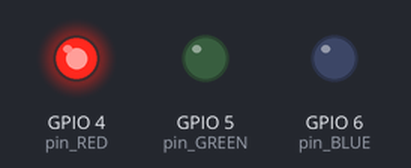
The program below on a simulated Raspberry Pi (BCM pin numbers). On the bench: output pins drawn as LEDs (lit = HIGH). At 60.0 s the program stops and its outputs stay as they are.

Above: at 0.2 s.
At 1.2 s:
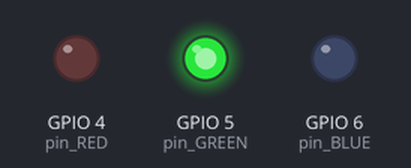
At 2.2 s:
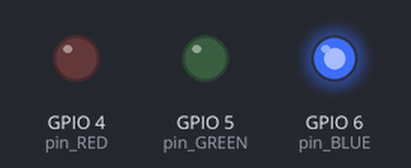
At 5.7 s:
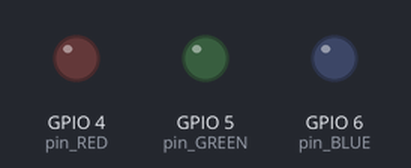
Timing chart, 0 to 6.9 s (numbered marks = the images above):
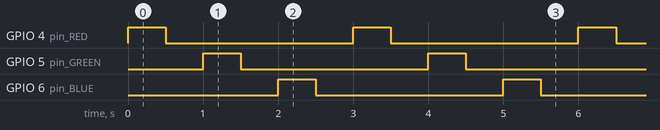

The program:

lswmission013001.py
```python
import RPi.GPIO as GPIO
import time

pin_RED = 4
pin_GREEN = 5
pin_BLUE = 6

GPIO.setmode(GPIO.BCM)
GPIO.setup(pin_RED, GPIO.OUT)
GPIO.setup(pin_GREEN, GPIO.OUT)
GPIO.setup(pin_BLUE, GPIO.OUT)

i = 0

for i in range(20):
	GPIO.output(pin_RED, 1)
	time.sleep(0.5)
	GPIO.output(pin_RED, 0)
	time.sleep(0.5)
	GPIO.output(pin_GREEN, 1)
	time.sleep(0.5)
	GPIO.output(pin_GREEN, 0)
	time.sleep(0.5)
	GPIO.output(pin_BLUE, 1)
	time.sleep(0.5)
	GPIO.output(pin_BLUE, 0)
	time.sleep(0.5)


GPIO.cleanup()
```

Measured:
- by itself, GPIO 4 (pin_RED), GPIO 5 (pin_GREEN), GPIO 6 (pin_BLUE): alternates HIGH for 0.50 s and LOW for 2.5 s
- by itself, everything shown: repeats every 3.0 s, in 6 steps
